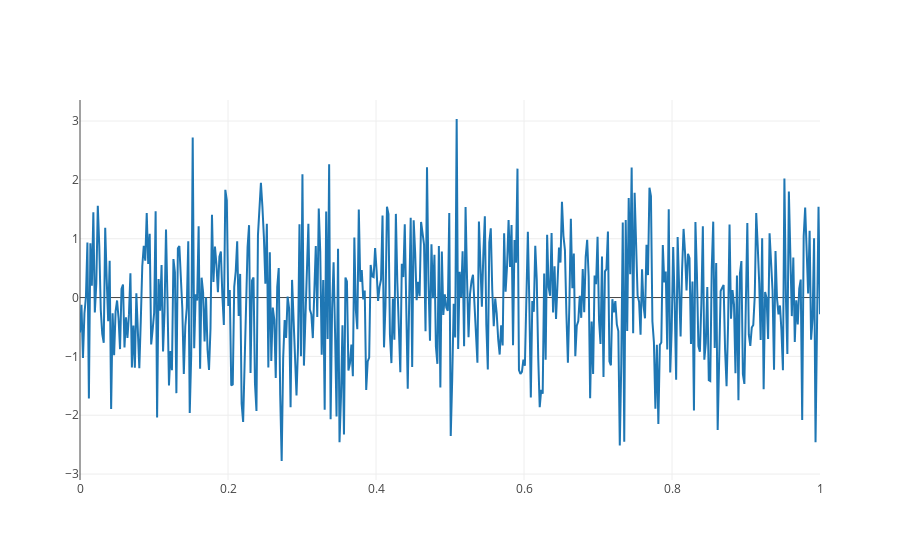

Notebook code cell kept with this figure:
### Code cell
N = 500
random_x = np.linspace(0, 1, N)
random_y = np.random.randn(N)

# Create a trace
trace = go.Scatter(
    x = random_x,
    y = random_y
)

data = [trace]

py.iplot(data, filename='basic-line')

### Figure 1 — Plotly figure (JSON) as saved in the notebook; plotly's stock layout.template omitted (floating-point values rounded to 4 significant figures; data arrays with more than 128 entries replaced by an {"elided": "..."} marker saying what was removed)
{"data": [{"type": "scatter", "x": {"elided": "500 float values"}, "y": {"elided": "500 float values"}}], "layout": {}}
